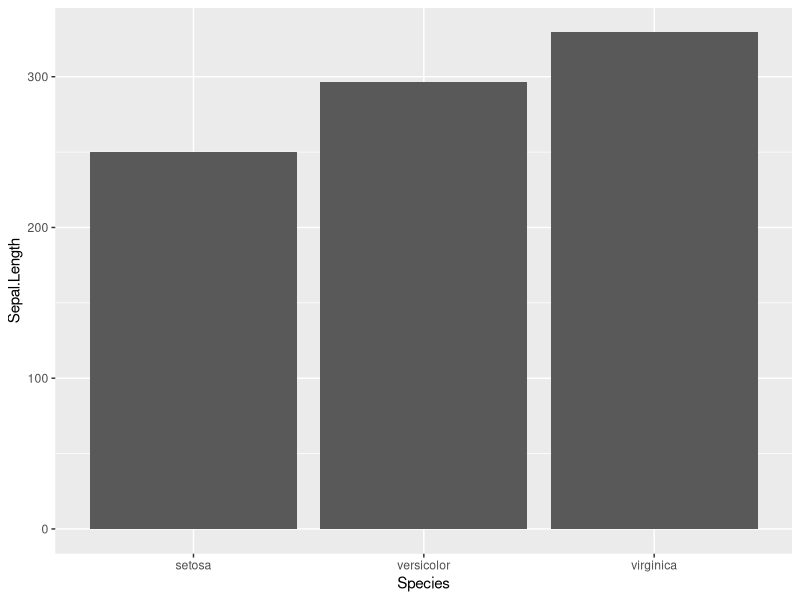
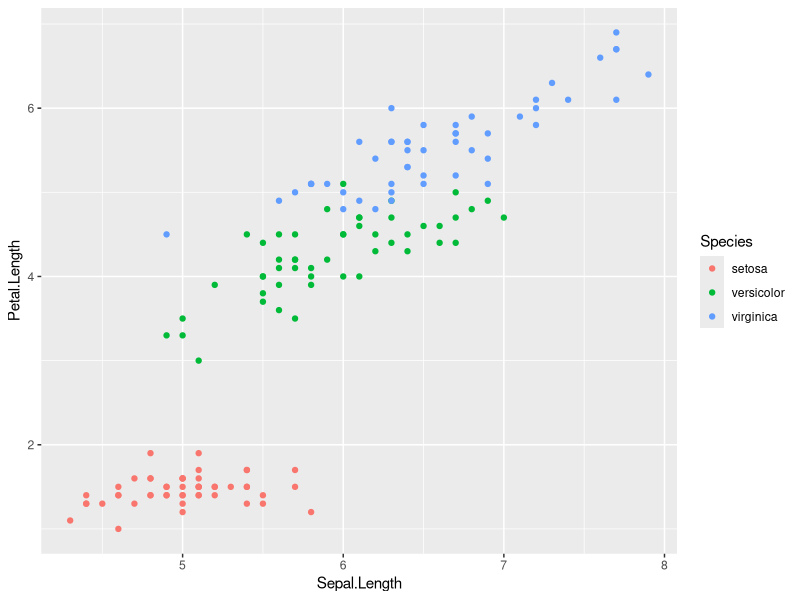
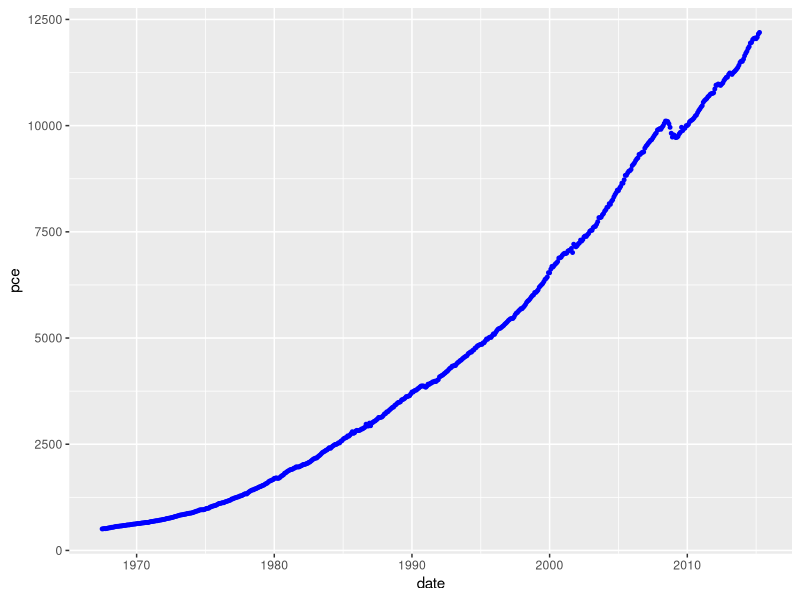
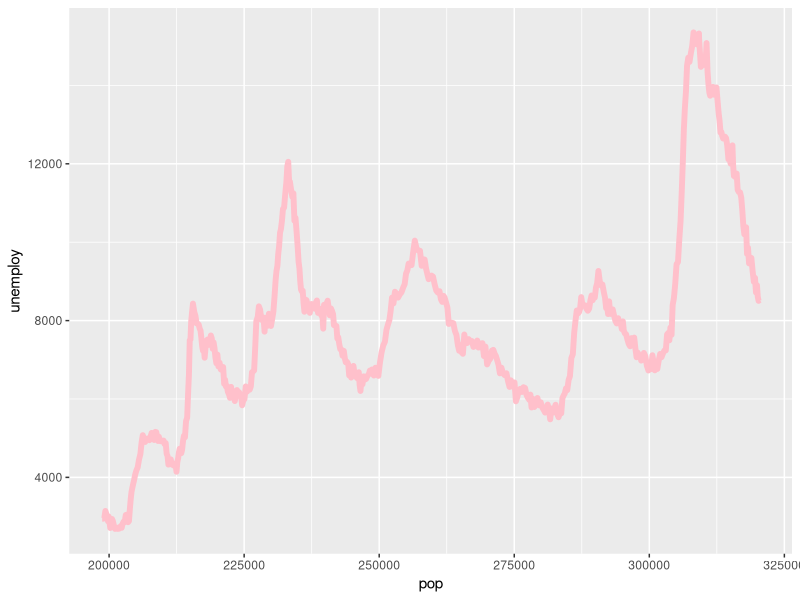
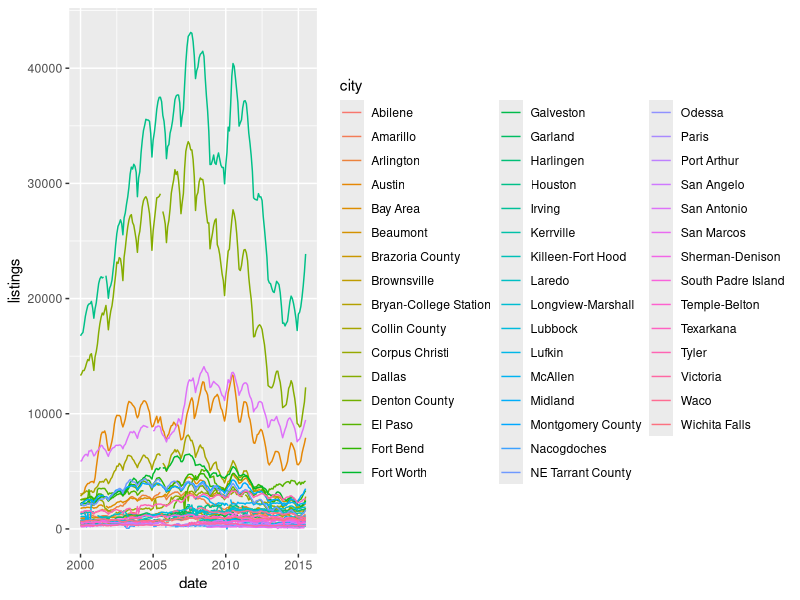
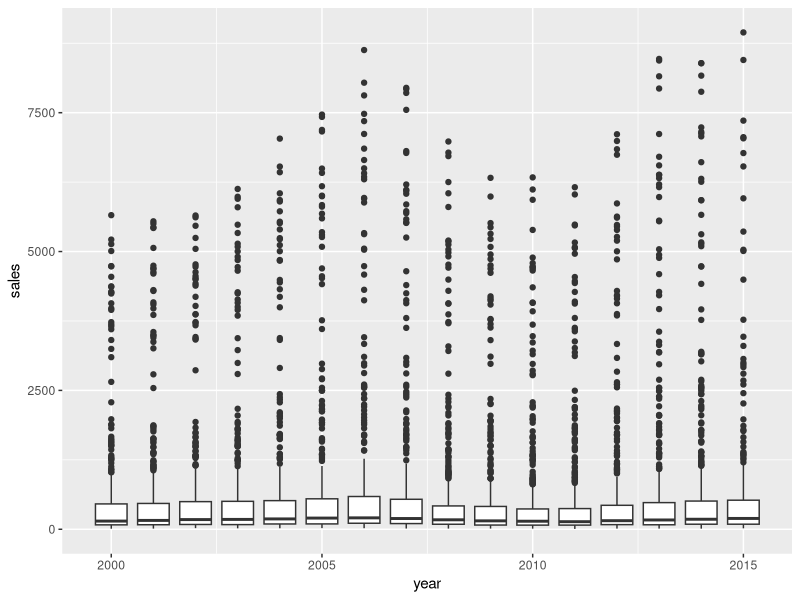
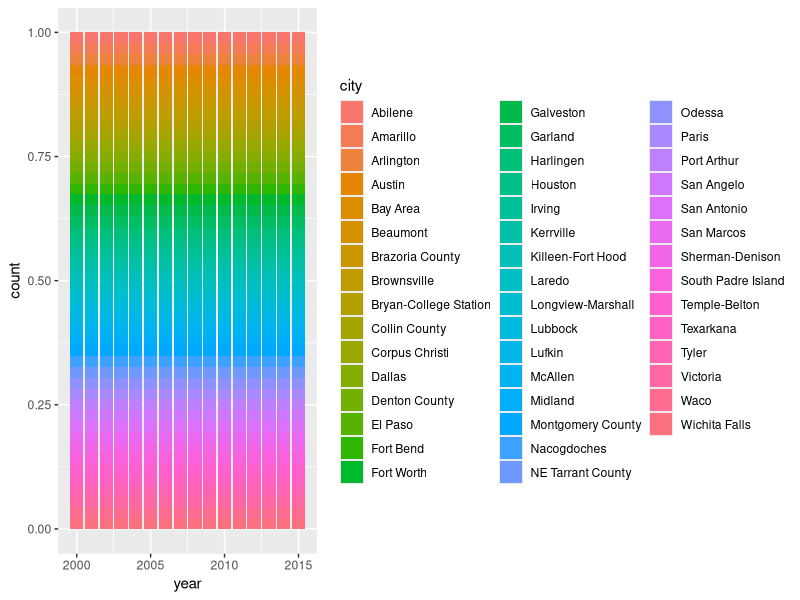

R code for these plots, in order:
## ---- chunk 1
library(ggplot2)
## ---- chunk 2
data("iris")
## ---- chunk 3
print(iris)
summary(iris)
str(iris)
complete.cases(iris)
## ---- chunk 4
ggplot(iris, aes(x = Species, y = Sepal.Length)) + geom_col()
ggplot(iris, aes(x = Sepal.Length, y = Petal.Length, color = Species)) + geom_point()
## ---- chunk 5
remove(iris)
## ---- chunk 6
data("economics")
str(economics)
ggplot(economics, aes(x = date, y = pce)) + geom_point(color = "blue", size = 1)
ggplot(economics, aes(x = pop, y = unemploy)) + geom_line(color = "pink", size = 2)
remove(economics)
## ---- chunk 7
data("txhousing")
str(txhousing)
ggplot(txhousing, aes(x = date, y = listings, group = city, color = city)) + geom_line()
## ---- chunk 8
ggplot(txhousing, aes(x = year, y = sales, group = year)) + geom_boxplot()
## ---- chunk 9
ggplot(txhousing, aes(x = year, fill = city)) + geom_bar(position = "fill")
